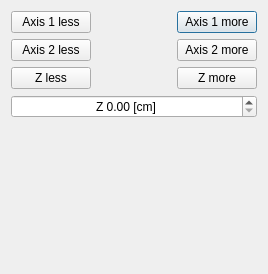
<?xml version="1.0" encoding="UTF-8"?>
<ui version="4.0">
 <class>DrivesCtrl</class>
 <widget class="QDialog" name="DrivesCtrl">
  <property name="geometry">
   <rect>
    <x>0</x>
    <y>0</y>
    <width>268</width>
    <height>274</height>
   </rect>
  </property>
  <property name="windowTitle">
   <string>Drives control</string>
  </property>
  <layout class="QGridLayout" name="gridLayout">
   <item row="0" column="2">
    <widget class="QPushButton" name="ax1More">
     <property name="text">
      <string>Axis 1 more</string>
     </property>
    </widget>
   </item>
   <item row="2" column="0">
    <widget class="QPushButton" name="zLess">
     <property name="text">
      <string>Z less</string>
     </property>
    </widget>
   </item>
   <item row="4" column="0">
    <spacer name="verticalSpacer">
     <property name="orientation">
      <enum>Qt::Vertical</enum>
     </property>
     <property name="sizeHint" stdset="0">
      <size>
       <width>20</width>
       <height>40</height>
      </size>
     </property>
    </spacer>
   </item>
   <item row="3" column="0" colspan="3">
    <widget class="QDoubleSpinBox" name="zValue">
     <property name="alignment">
      <set>Qt::AlignCenter</set>
     </property>
     <property name="prefix">
      <string>Z </string>
     </property>
     <property name="suffix">
      <string> [cm]</string>
     </property>
    </widget>
   </item>
   <item row="1" column="2">
    <widget class="QPushButton" name="ax2More">
     <property name="text">
      <string>Axis 2 more</string>
     </property>
    </widget>
   </item>
   <item row="1" column="0">
    <widget class="QPushButton" name="ax2Less">
     <property name="text">
      <string>Axis 2 less</string>
     </property>
    </widget>
   </item>
   <item row="2" column="2">
    <widget class="QPushButton" name="zMore">
     <property name="text">
      <string>Z more</string>
     </property>
    </widget>
   </item>
   <item row="0" column="0">
    <widget class="QPushButton" name="ax1Less">
     <property name="text">
      <string>Axis 1 less</string>
     </property>
    </widget>
   </item>
   <item row="1" column="1">
    <spacer name="horizontalSpacer">
     <property name="orientation">
      <enum>Qt::Horizontal</enum>
     </property>
     <property name="sizeHint" stdset="0">
      <size>
       <width>40</width>
       <height>20</height>
      </size>
     </property>
    </spacer>
   </item>
  </layout>
 </widget>
 <resources/>
 <connections/>
</ui>
